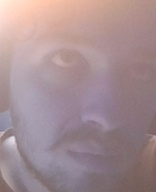
#> input picture image.jpg, 156 x 192 px, given in place of the camera
$ python detection.py
#> lines starting #> are read from the running program, lines starting #| are printed output that depends on the picture
#> further down, frame is the input picture: shape (192, 156, 3); mean B, G, R 146, 141.7, 164.6
import cv2
import sys

windows = False

"""
Finding the path to haarcascades on local system
"""
if sys.platform == 'win32':
    print('windows')
    windows = True
    cv_file = cv2.__file__ # Get the path to opencv executable
    cv_file = str(cv_file)
    cv_file = cv_file.rsplit('\\', 1)[0] # Leaves us at root of opencv directory
    cv_file_face = cv_file + "\data\haarcascade_frontalface_alt.xml"
else:
    cv_file = cv2.__file__ # Get the path to opencv executable
    cv_file = str(cv_file)
    cv_file = cv_file.rsplit('/', 1)[0] # Leaves us at root of opencv directory
    cv_file_face = cv_file + "/data/haarcascade_frontalface_alt.xml"


"""
Creating face detection classifier.
"""
face_cascade = cv2.CascadeClassifier()
face_cascade.load(cv_file_face)


"""
Function that handles face detection and drawing of rectangle
"""
def detectAndDisplay(frame):
    frame_gray = cv2.cvtColor(frame, cv2.COLOR_BGR2GRAY)
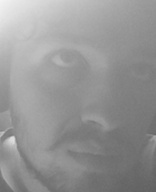
#> frame_gray: shape (192, 156); min 95, max 245, mean 149
    frame_gray = cv2.equalizeHist(frame_gray)
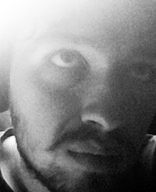
#> frame_gray: shape (192, 156); min 0, max 255, mean 128.9
    #-- Detect faces
    faces = face_cascade.detectMultiScale(frame_gray)
#> faces = ()
    for (x,y,w,h) in faces:
        center = (x + w//2, y + h//2)
        cv2.rectangle(frame, (x, y), (x + w, y + h),(0,255,0),thickness=4)
        # frame = cv2.ellipse(frame, center, (w//2, h//2), 0, 0, 360, (255, 0, 255), 4)
        faceROI = frame_gray[y:y+h,x:x+w]
        if windows:
            file_name = 'data\image.jpg'
        else:
            file_name = 'data/image.jpg'

        faceROI = cv2.resize(faceROI,(160,160))
        cv2.imwrite(file_name, faceROI)
#> this loop made 0 passes
    cv2.imshow('Capture - Face detection', frame)


"""
Function that handles the saving of detected faces
"""
# def saveDetection(img)

"""
Main program, reads from webcam and calls detect and display function to find faces in the frame
"""
cap = cv2.VideoCapture(0)

while True:
    ret, frame = cap.read()
    if frame is None:
        print('--(!) No captured frame -- Break!')
        break
    detectAndDisplay(frame)
    if cv2.waitKey(10) == 27:
#> (key Esc is pressed here)
        break
